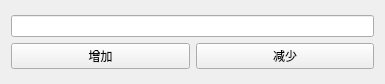
<?xml version="1.0" encoding="UTF-8"?>
<ui version="4.0">
 <class>Form</class>
 <widget class="QWidget" name="Form">
  <property name="geometry">
   <rect>
    <x>0</x>
    <y>0</y>
    <width>385</width>
    <height>84</height>
   </rect>
  </property>
  <property name="windowTitle">
   <string>Form</string>
  </property>
  <layout class="QGridLayout" name="gridLayout_3">
   <item row="0" column="0">
    <layout class="QGridLayout" name="gridLayout_2">
     <item row="0" column="0">
      <widget class="QLineEdit" name="lineEdit_count"/>
     </item>
     <item row="1" column="0">
      <layout class="QGridLayout" name="gridLayout">
       <item row="0" column="0">
        <widget class="QPushButton" name="pushButton_add">
         <property name="text">
          <string>增加</string>
         </property>
        </widget>
       </item>
       <item row="0" column="1">
        <widget class="QPushButton" name="pushButton_sub">
         <property name="text">
          <string>减少</string>
         </property>
        </widget>
       </item>
      </layout>
     </item>
    </layout>
   </item>
  </layout>
 </widget>
 <resources/>
 <connections/>
</ui>
